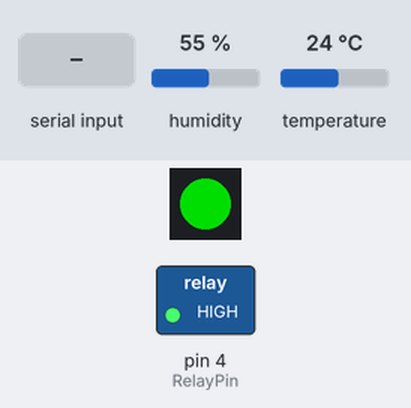
Bench run of a sketch on a simulated Arduino Uno, built with avr-gcc and run on an emulated ATmega328P. Parts: 1 RGB LEDs in strip order, left to right, switched loads named in the sketch (green lamp = pin HIGH). The test bench sets the inputs (shaded band); at power-on: temperature 24 °C, humidity 55 %. Dim RGB values are drawn brighter than linear; the local clock reads 2024-03-15 10:24:30 at power-on unless the sketch sets it; what the sketch prints to the serial monitor is not drawn.

Above: at 4.7 s.
4.8 s: temperature set to 34.4 °C
At 16.8 s:
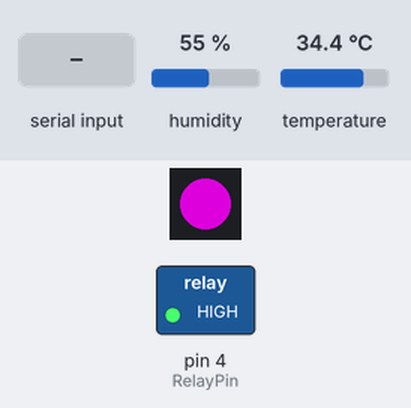
17.8 s: temperature set to 35.6 °C
At 27.65 s:
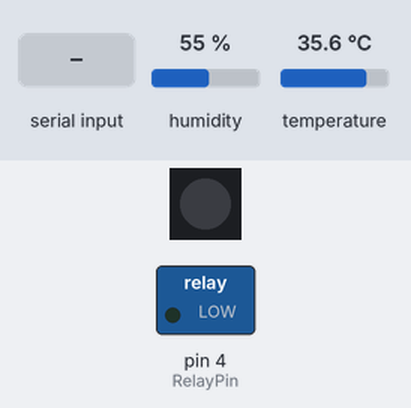
29.7 s: "test" received over Serial
At 32.55 s:
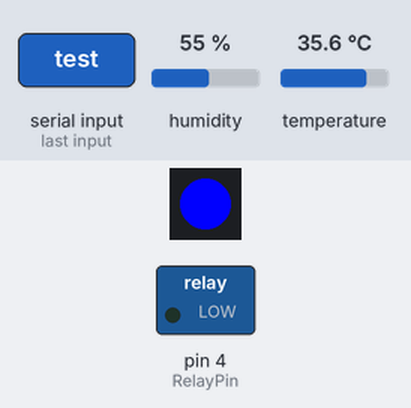
Timing chart, 0 to 41.2 s (numbered marks = the images above; inputs shaded):
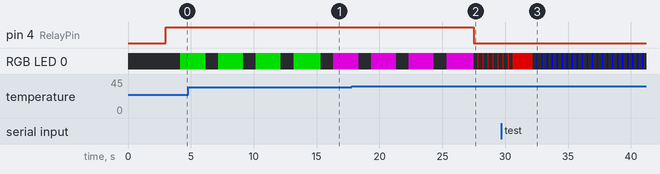

The sketch:

Fan.ino
```cpp
#include <Wire.h>
#include "RTClib.h"
#include <Adafruit_AHTX0.h>
#include <Adafruit_NeoPixel.h>


#define PIN 6


RTC_DS3231 rtc;
Adafruit_AHTX0 aht;
Adafruit_NeoPixel pixels(1, PIN, NEO_GRB + NEO_KHZ800);

char daysOfTheWeek[7][12] = { "Sunday", "Monday", "Tuesday", "Wednesday", "Thursday", "Friday", "Saturday" };
int result[6];
int RelayPin = 4;
unsigned long previousMillis = 0;  //will store last time LED was blinked
const long period = 30000;         // period at which to blink in ms
int R = 0;
int G = 0;
int B = 0;
float maxtemp = 35;
float maxleveltemp = 34;
float Ntemp = 0;
float maxTemp=0, maxHum=0,minTemp=101, minHum=101;


void setup() {
  Serial.begin(9600);
  delay(3000);  // wait for console opening

  if (!rtc.begin()) {
    Serial.println("Couldn't find RTC");
    while (1)
      ;
  }
  if (!aht.begin()) {
    Serial.println("Could not find AHT? Check wiring");
    while (1) delay(10);
  }
  Serial.println("AHT10 or AHT20 found");


  if (rtc.lostPower()) {
    Serial.println("RTC lost power, lets set the time!");

    // Comment out below lines once you set the date & time.
    // Following line sets the RTC to the date & time this sketch was compiled
    rtc.adjust(DateTime(F(__DATE__), F(__TIME__)));

    // Following line sets the RTC with an explicit date & time
    // for example to set January 27 2017 at 12:56 you would call:
    // rtc.adjust(DateTime(2017, 1, 27, 12, 56, 0));
  }
  pixels.begin();  // INITIALIZE NeoPixel strip object (REQUIRED)
  pinMode(RelayPin, OUTPUT);
  digitalWrite(RelayPin, HIGH);

}

void flasher(int RA, int GA, int BA) {

  if (Ntemp < maxtemp) {
    pixels.setPixelColor(0, pixels.Color(0, 0, 0));
    pixels.show();
    delay(1000);
    pixels.setPixelColor(0, pixels.Color(RA, GA, BA));
    pixels.show();
    delay(2000);
  } else {
    for (int i = 0; i < 8; i++) {
      pixels.setPixelColor(0, pixels.Color(0, 0, 0));
      pixels.show();
      delay(300);
      pixels.setPixelColor(0, pixels.Color(RA, GA, BA));
      pixels.show();
      delay(100);
    }
  }
}

void history(float temp, float humidiyt) {
  if (temp > maxTemp)
    maxTemp = temp;
  if (temp < minTemp)
    minTemp = temp;
  if (humidiyt > maxHum)
    maxHum = humidiyt;
  if (humidiyt < minHum)
    minHum = humidiyt;
}

void test(){
  digitalWrite(RelayPin, LOW);
  for(int i=0;i<10;i++)
      flasher(0,0,255);
    digitalWrite(RelayPin, HIGH);
}

void loop() {
  DateTime now = rtc.now();
  Serial.print("*Date: ");
  Serial.print(now.year(), DEC);
  Serial.print('/');
  Serial.print(now.month(), DEC);
  Serial.print('/');
  Serial.print(now.day(), DEC);
  Serial.print(" (");
  Serial.print(daysOfTheWeek[now.dayOfTheWeek()]);
  Serial.print(") ");
  Serial.print("*Time: ");
  if (now.hour() < 10) {
    Serial.print('0');
    Serial.print(now.hour(), DEC);
  } else
    Serial.print(now.hour(), DEC);
  Serial.print(':');
  if (now.minute() < 10) {
    Serial.print('0');
    Serial.print(now.minute(), DEC);
  } else
    Serial.print(now.minute(), DEC);
  Serial.print(':');
  if (now.second() < 10) {
    Serial.print('0');
    Serial.print(now.second(), DEC);
  } else
    Serial.print(now.second(), DEC);
  Serial.print(' ');

  sensors_event_t humidity, temp;
  aht.getEvent(&humidity, &temp);  // populate temp and humidity objects with fresh data
  Serial.print(" *Temperature: ");
  Ntemp = temp.temperature;
  Serial.print(Ntemp);
  Serial.print(" degrees C & ");
  Serial.print("*Humidity: ");
  Serial.print(humidity.relative_humidity);
  history(temp.temperature, humidity.relative_humidity);
  Serial.print("% rH");
  if (digitalRead(RelayPin) == LOW)
    Serial.print(" *Fan on ");
  else
    Serial.print(" *Fan off ");
  Serial.print(" (Max Temp: " + String(maxTemp) + ") (Min Temp: " + String(minTemp) + ") (Max Humidity: " + String(maxHum) + ") (Min Humidity: " + String(minHum)+")");
  if (digitalRead(RelayPin) == LOW) {
    if (temp.temperature < maxleveltemp) {
      R = 150;
      G = 0;
      B = 150;
      pixels.setPixelColor(0, pixels.Color(R, G, B));
      digitalWrite(RelayPin, HIGH);
      pixels.show();
    }
  }

  if (digitalRead(RelayPin) == HIGH) {
    // pixels.Color() takes RGB values, from 0,0,0 up to 255,255,255
    if (temp.temperature <= 30) {
      R = 0;
      G = 150;
      B = 0;
      pixels.setPixelColor(0, pixels.Color(0, 150, 0));
      digitalWrite(RelayPin, HIGH);
      pixels.show();
    }

    if (temp.temperature > 30 && temp.temperature < maxtemp) {
      R = 150;
      G = 0;
      B = 150;
      pixels.setPixelColor(0, pixels.Color(R, G, B));
      //digitalWrite(RelayPin, HIGH);
      pixels.show();
    }

    if (temp.temperature >= maxtemp) {
      R = 150;
      G = 0;
      B = 0;
      pixels.setPixelColor(0, pixels.Color(R, G, B));
      digitalWrite(RelayPin, LOW);

      pixels.show();
    }
  }
  Serial.print(" ");
  unsigned long currentMillis = millis();     // store the current time
  while (currentMillis + 10000 > millis()) {  // check if 1000ms passed
    flasher(R, G, B);
    if (Serial.available()){
      Serial.println();
      Serial.println("Command mode:");
      delay(500);
      String command = Serial.readString();
      Serial.println(command + " Recived");
      Serial.println(command.indexOf("test"));
      if(command.indexOf("test")>=0){
        Serial.println("Test is running...");
          test();
          Serial.println("Test Finished");
      }
      Serial.println("Exit command mode.");
    }
  }
  Serial.println();
}
```

Measured:
- the behaviour switches between 34.9 and 35 °C on temperature (found by bisection; images 1 and 2)
- after the input at 17.8 s, pin 4 (RelayPin): HIGH → LOW after 9.7 s
